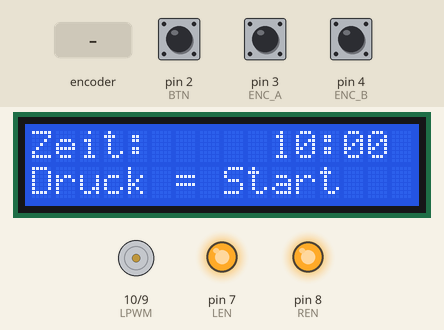
This sketch was run on a simulated Arduino Uno, built with avr-gcc and run on an emulated ATmega328P. Shown: 16×2 character LCD, motor-driver pin pairs drawn as motors (green arrow = first pin HIGH = forward, orange = second pin HIGH = backward, longer = more drive), output pins drawn as LEDs (lit = HIGH). The test bench sets the inputs (shaded band); at power-on: pin 2 (BTN) HIGH, pin 3 (ENC_A) HIGH, pin 4 (ENC_B) HIGH.

Above: at 2.5 s.
2.6 s: pin 2 (BTN) pulled LOW for 0.15 s
At 3.06 s:
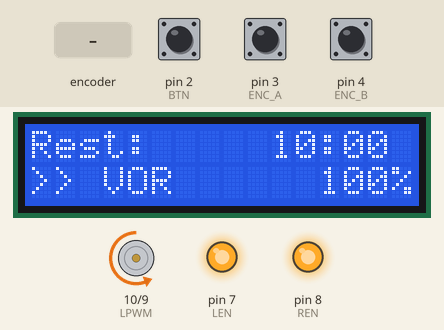
3.3 s: pin 2 (BTN) pulled LOW for 0.15 s
At 5.0 s:
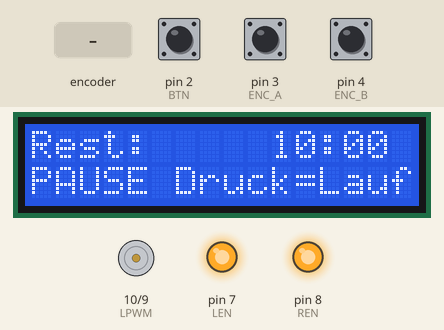
5.8 s: pin 2 (BTN) pulled LOW for 1 s
At 7.18 s:
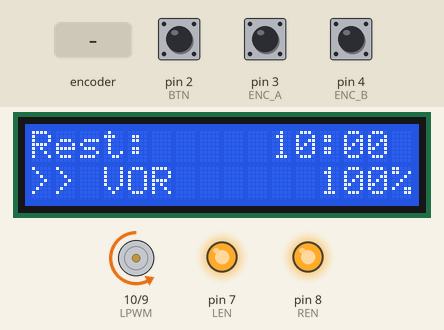
7.4 s: pin 2 (BTN) pulled LOW for 3.2 s
At 10.3 s:
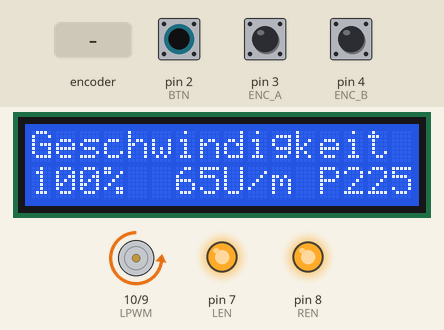
11.2 s: pin 2 (BTN) pulled LOW for 0.15 s
At 11.57 s:
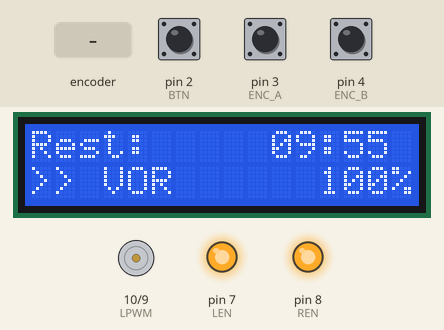
11.9 s: rotary encoder on pin 3 (ENC_A) / pin 4 (ENC_B) turned 1 step (first pin leading)
Timing chart, 0 to 17.5 s (numbered marks = the images above; inputs shaded):
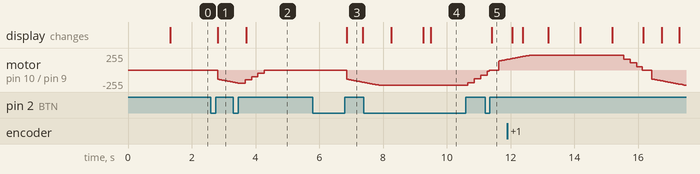

Measured:
- after the input at 2.6 s, motor on pin 10 (LPWM) / pin 9 (RPWM): moves from stopped to backward 181/255 over 0.48 s, starting after 0.21 s; the display: changes after 0.21 s (image 1)
- after the input at 3.3 s, the display: changes after 0.41 s (image 2)
- after the input at 5.8 s, motor on pin 10 (LPWM) / pin 9 (RPWM): moves from stopped to backward 186/255 over 0.53 s, starting after 1.1 s; the display: changes after 1.1 s (image 3)
- after the input at 7.4 s, the display: first differs from a run without the input after 2.1 s (image 4)
- after the input at 11.2 s, the display: changes after 0.21 s (image 5)

The sketch:

Rotation_I2C.ino
```cpp
// =====================================================================
//  Rotationsentwicklung – Steuerung (Arduino Uno)
//  Hardware wie bisher: BTS7960, KY-040 (Drehdrück-Encoder), LCD 1602 parallel
//
//  Bedienung:
//   - Nach dem Einschalten: Drehen = Entwicklungszeit (Standard 10:00, 10-s-Schritte)
//   - Kurz drücken          = Start / Stopp (jederzeit)
//   - Gestoppt (PAUSE):     kurz drücken = weiterlaufen, drehen = zurück zur Zeiteinstellung
//   - Länger als 2 s halten = Menü Geschwindigkeit (90..110 %), auch während des Laufs
//                             im Menü: drehen = Geschwindigkeit, kurz drücken = Menü verlassen
//
//  Rotation: ca. 65 U/min am Tank (Übersetzung Rolle Ø35 -> Tank Ø95 = 2,71 -> ca. 176 U/min Motor), Richtungswechsel alle 3,5 s (≈17 Wechsel/min),
//            sanfte Rampen beim Anlaufen und Abbremsen, kurze Pause beim Wechsel.
// =====================================================================

#include <Wire.h>
#include <LiquidCrystal_I2C.h>   // Bibliothek "LiquidCrystal I2C" von Frank de Brabander (Bibliotheksverwalter)

// ================= PINS (aus dem bisherigen Skript) =================
const uint8_t RPWM  = 9;     // BTS7960 RPWM  -> Richtung VOR
const uint8_t LPWM  = 10;    // BTS7960 LPWM  -> Richtung ZURÜCK
const uint8_t REN   = 8;     // BTS7960 R_EN
const uint8_t LEN   = 7;     // BTS7960 L_EN

const uint8_t BTN   = 2;     // KY-040 SW
const uint8_t ENC_A = 3;     // KY-040 CLK (Interrupt)
const uint8_t ENC_B = 4;     // KY-040 DT

// LCD1602 mit I2C-Adapter (PCF8574): SDA -> A4, SCL -> A5, VCC -> 5V, GND -> GND
// Adresse meist 0x27, bei manchen Adaptern 0x3F (PCF8574A) -> hier anpassen
const uint8_t LCD_ADDR = 0x27;
LiquidCrystal_I2C lcd(LCD_ADDR, 16, 2);

// ================= ÜBERSETZUNG & KALIBRIERUNG =================
// Antrieb: Motor treibt direkt die Welle mit den TPU-Rollen (Ø35), die Rollen treiben den Tank (Ø95 an der Lauffläche).
//   Übersetzung i = D_TANK / D_ROLLE = 95 / 35 = 2,71  ->  Rolle (= Motor) muss 2,71x schneller drehen als der Tank.
//   65 U/min am Tank  ->  ca. 176 U/min am Motor (200er-Motor: max. ca. 74 U/min am Tank).
const float D_ROLLE_MM        = 35.0;   // Außen-Ø TPU-Ring auf der Antriebsscheibe
const float D_TANK_MM         = 95.0;   // Ø1520 an der Lauffläche
const float TANK_RPM_SOLL     = 65.0;   // Ziel bei 100 % (200er-Motor: max. ca. 74 U/min am Tank, Reserve für +10 %)
const float MOTOR_RPM_12V     = 200;    // Leerlaufdrehzahl GA37 bei 12 V laut Angebot (0 = unbekannt)
const int   BASE_PWM_FALLBACK = 40;     // gilt, solange MOTOR_RPM_12V = 0 ist (Wert aus altem Skript)
const float PWM_KORREKTUR     = 1.00;   // Feinabgleich nach Messung: gemessene Tank-U/min zu niedrig -> größer

const float UEBERSETZUNG  = D_TANK_MM / D_ROLLE_MM;
const float MOTOR_RPM_SOLL= TANK_RPM_SOLL * UEBERSETZUNG;
// Näherung: Drehzahl ~ proportional zur PWM (Last + Reibung -> PWM_KORREKTUR nach Messung anpassen)
const int   BASE_PWM = (MOTOR_RPM_12V > 0)
                       ? (int)(255.0 * MOTOR_RPM_SOLL / MOTOR_RPM_12V * PWM_KORREKTUR + 0.5)
                       : (int)(BASE_PWM_FALLBACK * PWM_KORREKTUR + 0.5);
const int   START_PWM_MIN     = 22;    // Mindest-PWM beim Anlauf ("Wumms", damit das Getriebe sicher losläuft)
const int   COUNTS_PER_DETENT = 2;     // Encoder-Impulse pro Raste (KY-040 meist 2; bei 1 Raste = 2 Schritte -> anpassen)

// ================= PARAMETER =================
const uint16_t DEFAULT_TIME_S = 600;   // 10:00
const uint16_t TIME_STEP_S    = 10;
const uint16_t MIN_TIME_S     = 30;
const uint16_t MAX_TIME_S     = 3600;

const int SPEED_MIN_PCT = 90;
const int SPEED_MAX_PCT = 110;

// Materialschonend: weniger Richtungswechsel (~12/min, ~3,9 Tank-Umdrehungen je Richtung bei 100 %),
// weiche Rampen und Stillstandspause vor dem Umkehren (Getriebespiel setzt sich, kein Umkehren unter Last).
const unsigned long DIR_INTERVAL_MS = 4500;  // Laufzeit je Richtung inkl. Rampen
const unsigned long RAMP_UP_MS      = 1000;
const unsigned long RAMP_DOWN_MS    = 800;
const unsigned long REVERSE_PAUSE_MS= 300;

const unsigned long LONG_PRESS_MS   = 2000;
const unsigned long DEBOUNCE_MS     = 30;

// ================= ZUSTÄNDE =================
enum Mode  { SET_TIME, RUNNING, PAUSED, FINISHED };
enum Motor { M_OFF, M_RAMP_UP, M_HOLD, M_RAMP_DOWN, M_PAUSE };

Mode  mode       = SET_TIME;
Motor motorState = M_OFF;
bool  speedMenu  = false;

uint16_t setTimeS    = DEFAULT_TIME_S;
long     remainingMs = 0;            // Restzeit in ms
int      speedPct    = 100;

bool directionForward = true;
int  currentPWM       = 0;
unsigned long phaseStart   = 0;      // Beginn der aktuellen Motorphase
unsigned long dirStart     = 0;      // Beginn der aktuellen Richtung
unsigned long lastTick     = 0;      // für Countdown
int  rampFromPWM = 0;
bool stopAfterRamp = false;          // nach dem Abbremsen stehen bleiben (Stopp / Ende)

// ================= ENCODER =================
volatile int encCount = 0;
volatile unsigned long encLastUs = 0;

void isrEncoder() {
  unsigned long t = micros();
  if (t - encLastUs < 800) return;   // Prellen unterdrücken
  encLastUs = t;
  if (digitalRead(ENC_A) == digitalRead(ENC_B)) encCount++;
  else encCount--;
}

int readEncoderSteps() {
  noInterrupts();
  int c = encCount;
  int steps = c / COUNTS_PER_DETENT;
  encCount = c - steps * COUNTS_PER_DETENT;
  interrupts();
  return steps;
}

// ================= MOTOR =================
int targetPWM() {
  return min(255L, (long)BASE_PWM * speedPct / 100);
}

void writeMotor(int pwm) {
  pwm = constrain(pwm, 0, 255);
  currentPWM = pwm;
  if (directionForward) { analogWrite(LPWM, 0); analogWrite(RPWM, pwm); }
  else                  { analogWrite(RPWM, 0); analogWrite(LPWM, pwm); }
}

void motorOff() {
  analogWrite(RPWM, 0);
  analogWrite(LPWM, 0);
  currentPWM = 0;
  motorState = M_OFF;
}

void beginRampUp(unsigned long now) {
  motorState = M_RAMP_UP;
  phaseStart = now;
  dirStart   = now;
}

void beginRampDown(unsigned long now, bool stopAfter) {
  if (motorState == M_OFF) return;
  rampFromPWM   = currentPWM;
  stopAfterRamp = stopAfter;
  motorState    = M_RAMP_DOWN;
  phaseStart    = now;
}

void updateMotor(unsigned long now) {
  unsigned long t = now - phaseStart;
  int tgt = targetPWM();
  int startPWM = max(START_PWM_MIN, (int)(tgt * 6 / 10));
  if (startPWM > tgt) startPWM = tgt;

  switch (motorState) {
    case M_OFF:
      break;

    case M_RAMP_UP:
      if (t >= RAMP_UP_MS) { writeMotor(tgt); motorState = M_HOLD; }
      else writeMotor(startPWM + (long)(tgt - startPWM) * t / RAMP_UP_MS);
      break;

    case M_HOLD:
      if (currentPWM != tgt) writeMotor(tgt);            // Geschwindigkeit live übernehmen
      if (now - dirStart >= DIR_INTERVAL_MS - RAMP_DOWN_MS) beginRampDown(now, false);
      break;

    case M_RAMP_DOWN:
      if (t >= RAMP_DOWN_MS) {
        motorOff();
        if (!stopAfterRamp) { motorState = M_PAUSE; phaseStart = now; }
      } else {
        writeMotor(rampFromPWM - (long)rampFromPWM * t / RAMP_DOWN_MS);
      }
      break;

    case M_PAUSE:
      if (t >= REVERSE_PAUSE_MS) {
        directionForward = !directionForward;
        beginRampUp(now);
      }
      break;
  }
}

// ================= ABLAUF =================
void startRun() {
  unsigned long now = millis();
  if (mode != PAUSED) {               // neuer Durchgang
    remainingMs = (long)setTimeS * 1000L;
    directionForward = true;
  }
  mode = RUNNING;
  lastTick = now;
  beginRampUp(now);
  updateLCD(true);
}

void stopRun() {
  mode = PAUSED;
  beginRampDown(millis(), true);
  updateLCD(true);
}

void finishRun() {
  mode = FINISHED;
  remainingMs = 0;
  beginRampDown(millis(), true);
  updateLCD(true);
}

// ================= TASTER =================
bool btnStable = HIGH, btnLastRead = HIGH;
unsigned long btnChangeT = 0, btnPressT = 0;
bool longHandled = false;

void handleButton(unsigned long now) {
  bool r = digitalRead(BTN);
  if (r != btnLastRead) { btnLastRead = r; btnChangeT = now; }
  if (now - btnChangeT < DEBOUNCE_MS) return;

  if (r != btnStable) {
    btnStable = r;
    if (btnStable == LOW) {                 // gedrückt
      btnPressT = now;
      longHandled = false;
    } else if (!longHandled) {              // kurz losgelassen
      onShortPress();
    }
  }
  // langer Druck: sofort nach 2 s auslösen, nicht erst beim Loslassen
  if (btnStable == LOW && !longHandled && now - btnPressT >= LONG_PRESS_MS) {
    longHandled = true;
    speedMenu = true;
    updateLCD(true);
  }
}

void onShortPress() {
  if (speedMenu) { speedMenu = false; updateLCD(true); return; }
  switch (mode) {
    case SET_TIME: startRun(); break;
    case RUNNING:  stopRun();  break;
    case PAUSED:   startRun(); break;
    case FINISHED: mode = SET_TIME; updateLCD(true); break;
  }
}

// ================= LCD =================
void printTime(long ms) {
  long s = (ms + 999) / 1000;          // aufrunden, damit 0:00 erst am Ende erscheint
  int m = s / 60, sec = s % 60;
  if (m < 10) lcd.print('0');
  lcd.print(m);
  lcd.print(':');
  if (sec < 10) lcd.print('0');
  lcd.print(sec);
}

void printLine(uint8_t row, const char* text) {
  lcd.setCursor(0, row);
  lcd.print(text);
  for (uint8_t i = strlen(text); i < 16; i++) lcd.print(' ');
}

void updateLCD(bool force) {
  static unsigned long lastDraw = 0;
  unsigned long now = millis();
  if (!force && now - lastDraw < 200) return;
  lastDraw = now;

  if (speedMenu) {
    printLine(0, "Geschwindigkeit");
    lcd.setCursor(0, 1);
    char buf[17];
    snprintf(buf, sizeof(buf), "%3d%%  %2dU/m P%3d", speedPct, (int)(TANK_RPM_SOLL * speedPct / 100 + 0.5), targetPWM());
    lcd.print(buf);
    return;
  }

  lcd.setCursor(0, 0);
  switch (mode) {
    case SET_TIME:
      lcd.print("Zeit:     "); printTime((long)setTimeS * 1000L); lcd.print(' ');
      printLine(1, "Druck = Start");
      break;

    case RUNNING:
      lcd.print("Rest:     "); printTime(remainingMs); lcd.print(' ');
      lcd.setCursor(0, 1);
      if (directionForward) lcd.print(">> VOR      ");
      else                  lcd.print("<< ZUR\xF5" "CK   ");
      {
        char buf[5]; snprintf(buf, sizeof(buf), "%3d%%", speedPct); lcd.print(buf);
      }
      break;

    case PAUSED:
      lcd.print("Rest:     "); printTime(remainingMs); lcd.print(' ');
      printLine(1, "PAUSE Druck=Lauf");
      break;

    case FINISHED:
      printLine(0, "    FERTIG!");
      printLine(1, "dr\xF5" "cken = zur\xF5" "ck");
      break;
  }
}

// ================= SETUP / LOOP =================
void setup() {
  pinMode(RPWM, OUTPUT);
  pinMode(LPWM, OUTPUT);
  pinMode(REN, OUTPUT);
  pinMode(LEN, OUTPUT);
  motorOff();
  digitalWrite(REN, HIGH);
  digitalWrite(LEN, HIGH);

  pinMode(BTN, INPUT_PULLUP);
  pinMode(ENC_A, INPUT_PULLUP);
  pinMode(ENC_B, INPUT_PULLUP);
  attachInterrupt(digitalPinToInterrupt(ENC_A), isrEncoder, CHANGE);

  lcd.init();
  lcd.backlight();
  printLine(0, "Rotation");
  printLine(1, "65 U/min  3,5s");
  delay(1200);
  updateLCD(true);
}

void loop() {
  unsigned long now = millis();

  handleButton(now);

  // ----- Encoder -----
  int steps = readEncoderSteps();
  if (steps != 0) {
    if (speedMenu) {
      speedPct = constrain(speedPct + steps, SPEED_MIN_PCT, SPEED_MAX_PCT);
    } else if (mode == SET_TIME) {
      long t = (long)setTimeS + (long)steps * TIME_STEP_S;
      setTimeS = constrain(t, (long)MIN_TIME_S, (long)MAX_TIME_S);
    } else if (mode == PAUSED && motorState == M_OFF) {
      mode = SET_TIME;                      // aus der Pause zurück zur Zeiteinstellung
    }
    updateLCD(true);
  }

  // ----- Countdown -----
  if (mode == RUNNING) {
    remainingMs -= (long)(now - lastTick);
    lastTick = now;
    if (remainingMs <= 0) finishRun();
  }

  updateMotor(now);
  updateLCD(false);
}
```
